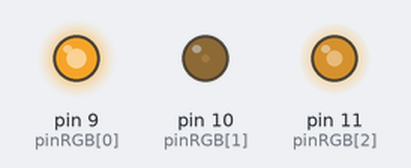
A sketch run on a simulated Arduino Uno, built with avr-gcc and run on an emulated ATmega328P. On the bench: output pins drawn as LEDs (lit = HIGH). Random numbers use the default seed unless the sketch sets one.

Above: at 0.1 s.
At 6.7 s:
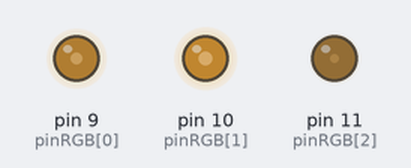
At 8.0 s:
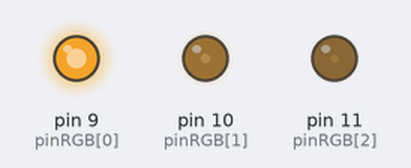
At 16.1 s:
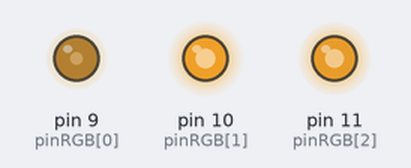
At 20.8 s:
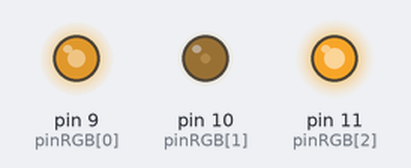
At 39.0 s:
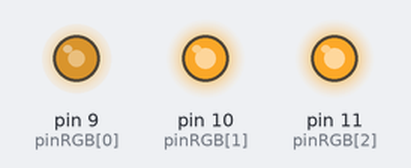
Timing chart, 0 to 40.0 s (numbered marks = the images above):
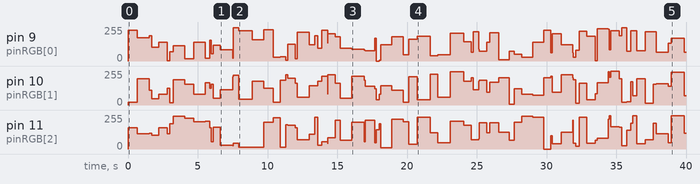

Measured:
- by itself, pin 10 (pinRGB[1]): 0/255 → 19/255 at 0.00 s, → 197/255 0.66 s later, → 109/255 0.88 s later, → 47/255 0.17 s later, … (86 changes in this stretch)
- by itself, pin 9 (pinRGB[0]): 0/255 → 232/255 at 0.00 s, → 175/255 0.66 s later, → 188/255 0.88 s later, → 102/255 0.17 s later, … (86 changes in this stretch)

The sketch:

UD3_LEDRGB_Random.ino
```cpp
/**
 * Unidad 3: LED RGB Random
 *
 * Esta vez el color cambiará cada cierto tiempo aleatorio
 * a un valor aleatorio
 */

byte pinRGB[] = {9, 10, 11};

void setup() {

  for (byte i = 0; i < 3; i++) {
    pinMode(pinRGB[i], OUTPUT);
  }

}

/**
 * Función que activa los pines correspondientes para mostrar
 * el color que se le pasa en forma de array
 */
void color(byte RGB[]) {

  for (byte i = 0; i < 3; i++) {
    analogWrite(pinRGB[i], RGB[i]);
  }
}

void loop() {

  byte rojo[] = {random(255), random(255), random(255)};

  color(rojo);

  delay(random(1000));
}
```
